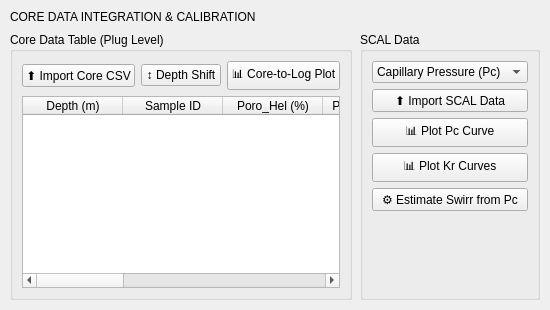
          <widget class="QWidget" name="tabCoreAnalysis">
           <attribute name="title">
            <string>🪨  Core Analysis</string>
           </attribute>
           <layout class="QVBoxLayout" name="coreLayout">
            <property name="spacing">
             <number>8</number>
            </property>
            <property name="leftMargin">
             <number>10</number>
            </property>
            <property name="topMargin">
             <number>10</number>
            </property>
            <property name="rightMargin">
             <number>10</number>
            </property>
            <property name="bottomMargin">
             <number>10</number>
            </property>
            <item>
             <widget class="QLabel" name="lblSectionHeader">
              <property name="text">
               <string>CORE DATA INTEGRATION &amp; CALIBRATION</string>
              </property>
             </widget>
            </item>
            <item>
             <layout class="QHBoxLayout">
              <item>
               <widget class="QGroupBox" name="grpCoreDataInput">
                <property name="title">
                 <string>Core Data Table (Plug Level)</string>
                </property>
                <layout class="QVBoxLayout">
                 <item>
                  <layout class="QHBoxLayout">
                   <item>
                    <widget class="QPushButton" name="btnImportCoreData">
                     <property name="text">
                      <string>⬆ Import Core CSV</string>
                     </property>
                    </widget>
                   </item>
                   <item>
                    <widget class="QPushButton" name="btnDepthShiftCore">
                     <property name="text">
                      <string>↕ Depth Shift</string>
                     </property>
                    </widget>
                   </item>
                   <item>
                    <widget class="QPushButton" name="btnCoreToLog">
                     <property name="text">
                      <string>📊 Core-to-Log Plot</string>
                     </property>
                    </widget>
                   </item>
                   <item>
                    <spacer>
                     <property name="orientation">
                      <enum>Qt::Horizontal</enum>
                     </property>
                     <property name="sizeHint" stdset="0">
                      <size>
                       <width>0</width>
                       <height>0</height>
                      </size>
                     </property>
                    </spacer>
                   </item>
                  </layout>
                 </item>
                 <item>
                  <widget class="QTableWidget" name="tableCoreData">
                   <property name="alternatingRowColors">
                    <bool>true</bool>
                   </property>
                   <property name="sortingEnabled">
                    <bool>true</bool>
                   </property>
                   <column>
                    <property name="text">
                     <string>Depth (m)</string>
                    </property>
                   </column>
                   <column>
                    <property name="text">
                     <string>Sample ID</string>
                    </property>
                   </column>
                   <column>
                    <property name="text">
                     <string>Poro_Hel (%)</string>
                    </property>
                   </column>
                   <column>
                    <property name="text">
                     <string>Poro_NMR (%)</string>
                    </property>
                   </column>
                   <column>
                    <property name="text">
                     <string>K_air (mD)</string>
                    </property>
                   </column>
                   <column>
                    <property name="text">
                     <string>K_Klink (mD)</string>
                    </property>
                   </column>
                   <column>
                    <property name="text">
                     <string>K_H2O (mD)</string>
                    </property>
                   </column>
                   <column>
                    <property name="text">
                     <string>Grain Density</string>
                    </property>
                   </column>
                   <column>
                    <property name="text">
                     <string>Lithology</string>
                    </property>
                   </column>
                   <column>
                    <property name="text">
                     <string>Notes</string>
                    </property>
                   </column>
                  </widget>
                 </item>
                </layout>
               </widget>
              </item>
              <item>
               <widget class="QGroupBox" name="grpSCAL">
                <property name="title">
                 <string>SCAL Data</string>
                </property>
                <layout class="QVBoxLayout">
                 <item>
                  <widget class="QComboBox" name="comboSCALType">
                   <item>
                    <property name="text">
                     <string>Capillary Pressure (Pc)</string>
                    </property>
                   </item>
                   <item>
                    <property name="text">
                     <string>Relative Permeability</string>
                    </property>
                   </item>
                  </widget>
                 </item>
                 <item>
                  <widget class="QPushButton" name="btnImportSCAL">
                   <property name="text">
                    <string>⬆ Import SCAL Data</string>
                   </property>
                  </widget>
                 </item>
                 <item>
                  <widget class="QPushButton" name="btnPlotPc">
                   <property name="text">
                    <string>📊 Plot Pc Curve</string>
                   </property>
                  </widget>
                 </item>
                 <item>
                  <widget class="QPushButton" name="btnPlotKr">
                   <property name="text">
                    <string>📊 Plot Kr Curves</string>
                   </property>
                  </widget>
                 </item>
                 <item>
                  <widget class="QPushButton" name="btnSWIRRFromPc">
                   <property name="text">
                    <string>⚙ Estimate Swirr from Pc</string>
                   </property>
                  </widget>
                 </item>
                 <item>
                  <spacer>
                   <property name="orientation">
                    <enum>Qt::Vertical</enum>
                   </property>
                   <property name="sizeHint" stdset="0">
                    <size>
                     <width>0</width>
                     <height>0</height>
                    </size>
                   </property>
                  </spacer>
                 </item>
                </layout>
               </widget>
              </item>
             </layout>
            </item>
           </layout>
          </widget>
